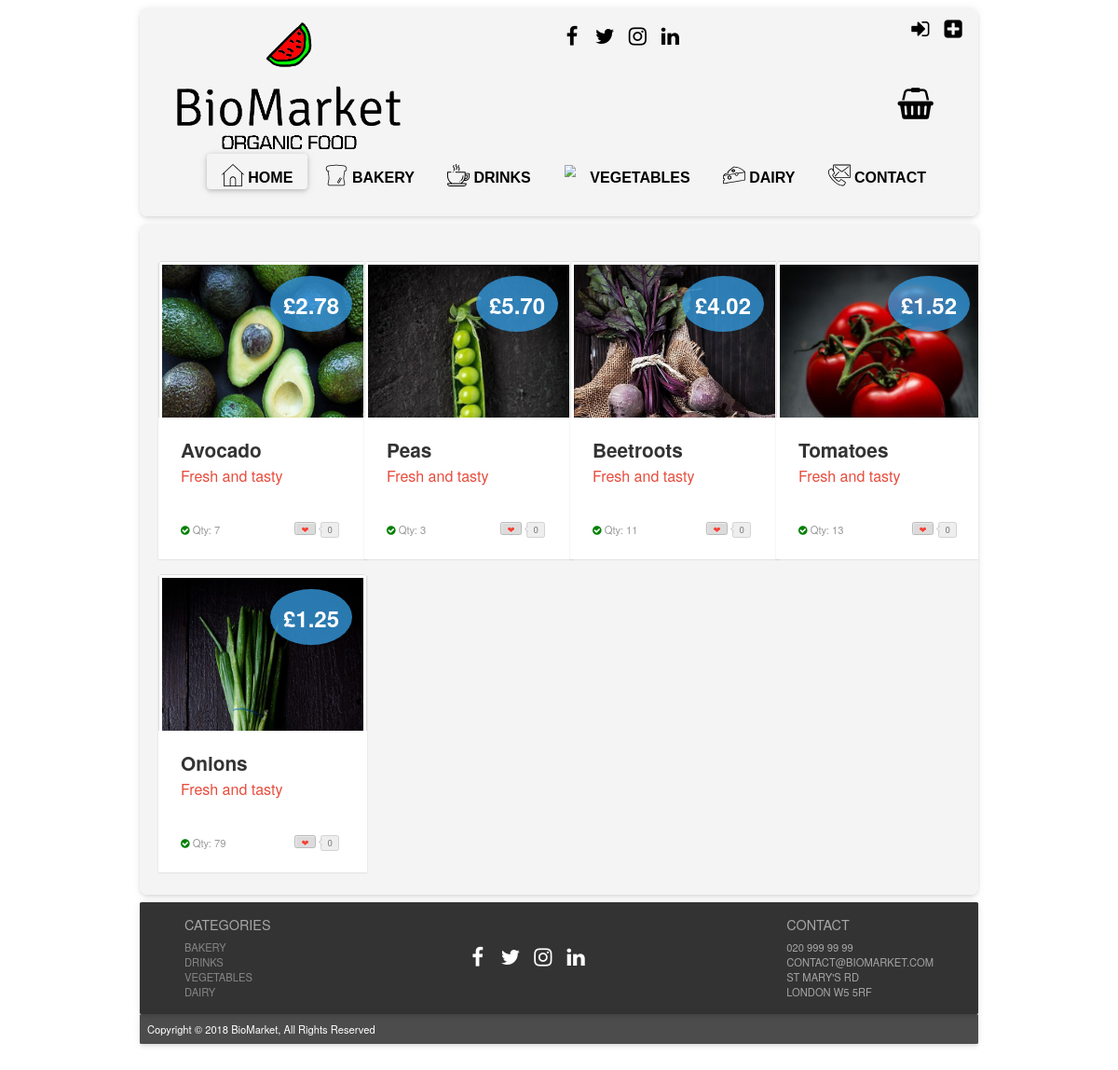
/?page=products_vegetables, run on an earlier commit of the app's database.
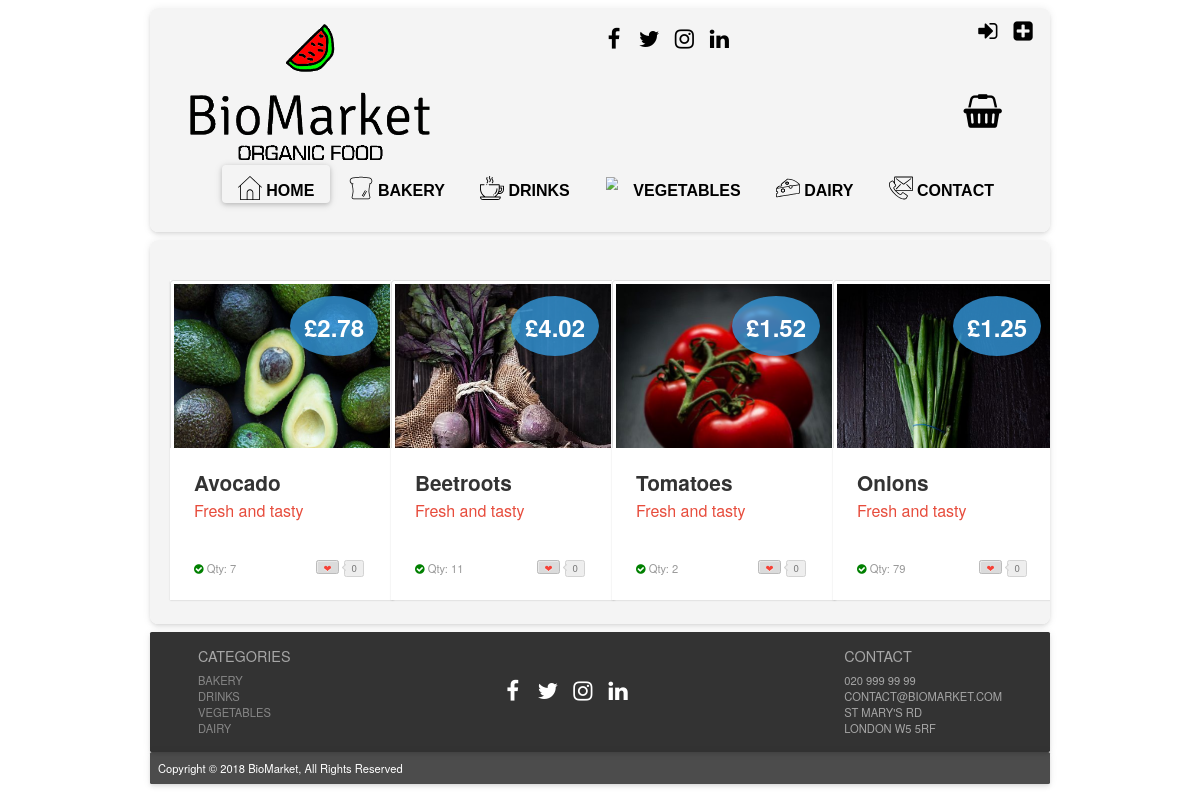
And on a later commit of the database.
### tables this page shows
CREATE TABLE IF NOT EXISTS `products` (
  `prod_id` int(11) NOT NULL AUTO_INCREMENT,
  `prod_name` varchar(50) NOT NULL,
  `price` decimal(5,2) NOT NULL,
  `sup_id` int(11) NOT NULL,
  `prod_dsc` varchar(230) NOT NULL,
  `prod_img` text NOT NULL,
  `cat_id` int(11) NOT NULL,
  `sto_qty` int(8) NOT NULL,
  PRIMARY KEY (`prod_id`),
  KEY `sup_id` (`sup_id`),
  KEY `cat_id` (`cat_id`)
);

### index.php (called while the page is built, shortened)
<?php
include "php/config.php";
$page = "home";
if (isset($_GET["page"])) {
    $page = basename($_GET["page"]);
}
if (file_exists("php/".$page.".php")) {
    include "php/".$page.".php";
}
include "layout.php";

### php/config.php (called while the page is built, shortened)
<?php
function is_logged_in()
{
    return isset($_SESSION["logged_in"]) && ($_SESSION["logged_in"] == true);
}
function get_user_level()
{
    $level = "VISITOR";
    return $level;
}

### php/products_vegetables.php (the view, shortened to what this page needs)
<!DOCTYPE html>
<html lang="en">
    <?php
    $userlevel = get_user_level();
    ?>
    <head>
        <link rel="stylesheet prefetch" href="css/__codepen_io_andytran_pen.css">
        <link rel="stylesheet" href="css/stylelogin.css">
        <link rel="stylesheet" href="css/product_card_style.css">
    </head>
    <body>
        <section class="category-section">
            <div class="container">
                <div class="row">
                    <?php
                    $search = "SELECT * FROM products WHERE cat_id = '3' ORDER BY prod_id ASC";
                    $result = mysqli_query($mysqli, $search);
                    while ($row = mysqli_fetch_assoc($result)) {
                        if (!$row["sto_qty"] <= 0) {
                            if ($userlevel == "MEMBER") {
                                ?>
                                <div class="col-lg-3 col-sm-6 col-xs-12" ><a href="#"></a>
                                    <div class="post-module">
                                        <div class="thumbnail">
                                            <div class="price">
                                                <div class="deal">&pound<?php echo $row["price"] ?></div>
                                            </div><img alt="product example" src="<?php echo $row["prod_img"] ?>">
                                        </div>
                                        <div class="post-content">
                                            <div class="category">
                                                <?php
                                                print '<div class="toCard"><a href="?page=product_page&prod_id=' . $row["prod_id"] . '&action=add_to_basket">Add to Basket</a>
                    </div> ';
                                                ?>
                                            </div>
                                            <h1 class="title"><?php echo $row["prod_name"] ?></h1>
                                            <h2 class="sub_title">Fresh and tasty</h2>
                                            <p class="description"><?php echo $row["prod_dsc"] ?>
                                            <div class="post-meta">
                                                <span class="showStock"><i class="fa fa-check-circle"></i>
                                                    <a>Qty: <?php echo $row["sto_qty"] ?></a></span><a href="#" title="Love it" class="btn btn-counter" data-count="0"><span>&#x2764;</span></a></div>
                                        </div>
                                    </div>
                                </div>
                                <?php
                            } else {
                                ?>
                                <div class="col-lg-3 col-sm-6 col-xs-12" ><a href="#"></a>
                                    <div class="post-module">
                                        <div class="thumbnail">
                                            <div class="price">
                                                <div class="deal">&pound<?php echo $row["price"] ?></div>
                                            </div><img alt="product example" src="<?php echo $row["prod_img"] ?>">
                                        </div>
                                        <div class="post-content">
                                            <h1 class="title"><?php echo $row["prod_name"] ?></h1>
                                            <h2 class="sub_title">Fresh and tasty</h2>
                                            <p class="description"><?php echo $row["prod_dsc"] ?>
                                            <div class="post-meta">
                                                <span class="showStock"><i class="fa fa-check-circle"></i>
                                                    <a>Qty: <?php echo $row["sto_qty"] ?></a></span><a href="#" title="Love it" class="btn btn-counter" data-count="0"><span>&#x2764;</span></a></div>
                                        </div>
                                    </div>
                                </div>
                                <?php
                            }
                        }
                    }
                    ?>
                </div>
            </div>
        </section>
    </body>
</html>

What changed in the data, as far as the page shows it:
no longer on this page (row edited): products: price "5.70", prod_img (picture), prod_name "Peas", sto_qty "3"
changed products "Tomatoes": sto_qty "13" → "2"
